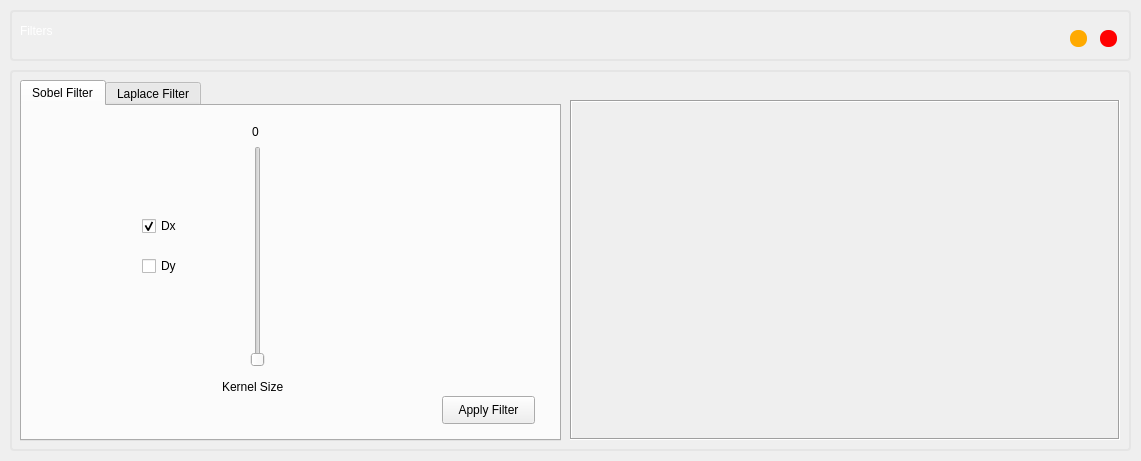
<?xml version="1.0" encoding="UTF-8"?>
<ui version="4.0">
 <class>filterDialog</class>
 <widget class="QDialog" name="filterDialog">
  <property name="geometry">
   <rect>
    <x>0</x>
    <y>0</y>
    <width>1141</width>
    <height>461</height>
   </rect>
  </property>
  <property name="sizePolicy">
   <sizepolicy hsizetype="Fixed" vsizetype="Fixed">
    <horstretch>0</horstretch>
    <verstretch>0</verstretch>
   </sizepolicy>
  </property>
  <property name="minimumSize">
   <size>
    <width>1141</width>
    <height>461</height>
   </size>
  </property>
  <property name="maximumSize">
   <size>
    <width>1141</width>
    <height>461</height>
   </size>
  </property>
  <property name="windowTitle">
   <string>Filters</string>
  </property>
  <widget class="QFrame" name="frame">
   <property name="geometry">
    <rect>
     <x>10</x>
     <y>10</y>
     <width>1121</width>
     <height>51</height>
    </rect>
   </property>
   <property name="styleSheet">
    <string notr="true">QFrame#frame{
border-radius: 4px;
border: 2px solid rgb(229, 229, 229);
}</string>
   </property>
   <property name="frameShape">
    <enum>QFrame::StyledPanel</enum>
   </property>
   <property name="frameShadow">
    <enum>QFrame::Raised</enum>
   </property>
   <widget class="QLabel" name="label_4">
    <property name="geometry">
     <rect>
      <x>10</x>
      <y>0</y>
      <width>401</width>
      <height>41</height>
     </rect>
    </property>
    <property name="styleSheet">
     <string notr="true">color: #FFF;
font: 75 20pt &quot;Berlin Sans FB Demi&quot;;</string>
    </property>
    <property name="text">
     <string>Filters</string>
    </property>
    <property name="textFormat">
     <enum>Qt::PlainText</enum>
    </property>
   </widget>
   <widget class="QPushButton" name="close_button">
    <property name="geometry">
     <rect>
      <x>1090</x>
      <y>20</y>
      <width>17</width>
      <height>17</height>
     </rect>
    </property>
    <property name="minimumSize">
     <size>
      <width>16</width>
      <height>16</height>
     </size>
    </property>
    <property name="maximumSize">
     <size>
      <width>17</width>
      <height>17</height>
     </size>
    </property>
    <property name="styleSheet">
     <string notr="true">QPushButton {
	border: none;
	border-radius: 8px;
	background-color: rgb(255, 0, 0);
}

QPushButton:hover {
	background-color: rgba(255, 0, 0, 150);
}</string>
    </property>
    <property name="text">
     <string/>
    </property>
   </widget>
   <widget class="QPushButton" name="minimize_button">
    <property name="geometry">
     <rect>
      <x>1060</x>
      <y>20</y>
      <width>17</width>
      <height>17</height>
     </rect>
    </property>
    <property name="minimumSize">
     <size>
      <width>16</width>
      <height>16</height>
     </size>
    </property>
    <property name="maximumSize">
     <size>
      <width>17</width>
      <height>17</height>
     </size>
    </property>
    <property name="styleSheet">
     <string notr="true">QPushButton {
	border: none;
	border-radius: 8px;
	background-color: rgb(255, 170, 0);
}
QPushButton:hover {
background-color: rgba(255, 170, 0, 150);
}</string>
    </property>
    <property name="text">
     <string/>
    </property>
   </widget>
  </widget>
  <widget class="QFrame" name="frame_2">
   <property name="geometry">
    <rect>
     <x>10</x>
     <y>70</y>
     <width>1121</width>
     <height>381</height>
    </rect>
   </property>
   <property name="styleSheet">
    <string notr="true">QFrame#frame_2{
border-radius: 4px;
border: 2px solid rgb(229, 229, 229);
}</string>
   </property>
   <property name="frameShape">
    <enum>QFrame::StyledPanel</enum>
   </property>
   <property name="frameShadow">
    <enum>QFrame::Raised</enum>
   </property>
   <widget class="QTabWidget" name="tabs">
    <property name="geometry">
     <rect>
      <x>10</x>
      <y>10</y>
      <width>541</width>
      <height>361</height>
     </rect>
    </property>
    <property name="whatsThis">
     <string/>
    </property>
    <property name="currentIndex">
     <number>0</number>
    </property>
    <widget class="QWidget" name="tab">
     <attribute name="title">
      <string>Sobel Filter</string>
     </attribute>
     <widget class="QSlider" name="slider1">
      <property name="geometry">
       <rect>
        <x>220</x>
        <y>40</y>
        <width>31</width>
        <height>221</height>
       </rect>
      </property>
      <property name="minimum">
       <number>1</number>
      </property>
      <property name="maximum">
       <number>31</number>
      </property>
      <property name="singleStep">
       <number>1</number>
      </property>
      <property name="tracking">
       <bool>true</bool>
      </property>
      <property name="orientation">
       <enum>Qt::Vertical</enum>
      </property>
     </widget>
     <widget class="QLabel" name="label">
      <property name="geometry">
       <rect>
        <x>200</x>
        <y>270</y>
        <width>71</width>
        <height>21</height>
       </rect>
      </property>
      <property name="text">
       <string>Kernel Size</string>
      </property>
      <property name="textFormat">
       <enum>Qt::AutoText</enum>
      </property>
     </widget>
     <widget class="QLabel" name="slider1_counter">
      <property name="geometry">
       <rect>
        <x>230</x>
        <y>10</y>
        <width>31</width>
        <height>31</height>
       </rect>
      </property>
      <property name="text">
       <string>0</string>
      </property>
      <property name="textFormat">
       <enum>Qt::AutoText</enum>
      </property>
     </widget>
     <widget class="QCheckBox" name="dx_checkBox">
      <property name="geometry">
       <rect>
        <x>120</x>
        <y>110</y>
        <width>81</width>
        <height>20</height>
       </rect>
      </property>
      <property name="text">
       <string>Dx</string>
      </property>
      <property name="checked">
       <bool>true</bool>
      </property>
     </widget>
     <widget class="QCheckBox" name="dy_checkBox">
      <property name="geometry">
       <rect>
        <x>120</x>
        <y>150</y>
        <width>81</width>
        <height>20</height>
       </rect>
      </property>
      <property name="text">
       <string>Dy</string>
      </property>
     </widget>
     <widget class="QPushButton" name="apply_button">
      <property name="enabled">
       <bool>true</bool>
      </property>
      <property name="geometry">
       <rect>
        <x>420</x>
        <y>290</y>
        <width>93</width>
        <height>28</height>
       </rect>
      </property>
      <property name="text">
       <string>Apply Filter</string>
      </property>
     </widget>
    </widget>
    <widget class="QWidget" name="tab_2">
     <attribute name="title">
      <string>Laplace Filter</string>
     </attribute>
     <widget class="QLabel" name="label_2">
      <property name="geometry">
       <rect>
        <x>200</x>
        <y>270</y>
        <width>71</width>
        <height>21</height>
       </rect>
      </property>
      <property name="text">
       <string>Kernel Size</string>
      </property>
      <property name="textFormat">
       <enum>Qt::AutoText</enum>
      </property>
     </widget>
     <widget class="QLabel" name="slider2_counter">
      <property name="geometry">
       <rect>
        <x>230</x>
        <y>10</y>
        <width>31</width>
        <height>31</height>
       </rect>
      </property>
      <property name="text">
       <string>0</string>
      </property>
      <property name="textFormat">
       <enum>Qt::AutoText</enum>
      </property>
     </widget>
     <widget class="QSlider" name="slider2">
      <property name="geometry">
       <rect>
        <x>220</x>
        <y>40</y>
        <width>31</width>
        <height>221</height>
       </rect>
      </property>
      <property name="minimum">
       <number>1</number>
      </property>
      <property name="maximum">
       <number>31</number>
      </property>
      <property name="singleStep">
       <number>1</number>
      </property>
      <property name="orientation">
       <enum>Qt::Vertical</enum>
      </property>
     </widget>
     <widget class="QPushButton" name="apply_button_2">
      <property name="enabled">
       <bool>true</bool>
      </property>
      <property name="geometry">
       <rect>
        <x>420</x>
        <y>290</y>
        <width>93</width>
        <height>28</height>
       </rect>
      </property>
      <property name="text">
       <string>Apply Filter</string>
      </property>
     </widget>
    </widget>
   </widget>
   <widget class="QLabel" name="image_label">
    <property name="geometry">
     <rect>
      <x>560</x>
      <y>30</y>
      <width>550</width>
      <height>340</height>
     </rect>
    </property>
    <property name="frameShape">
     <enum>QFrame::Box</enum>
    </property>
    <property name="frameShadow">
     <enum>QFrame::Sunken</enum>
    </property>
    <property name="text">
     <string/>
    </property>
    <property name="alignment">
     <set>Qt::AlignCenter</set>
    </property>
   </widget>
  </widget>
 </widget>
 <resources/>
 <connections/>
</ui>
